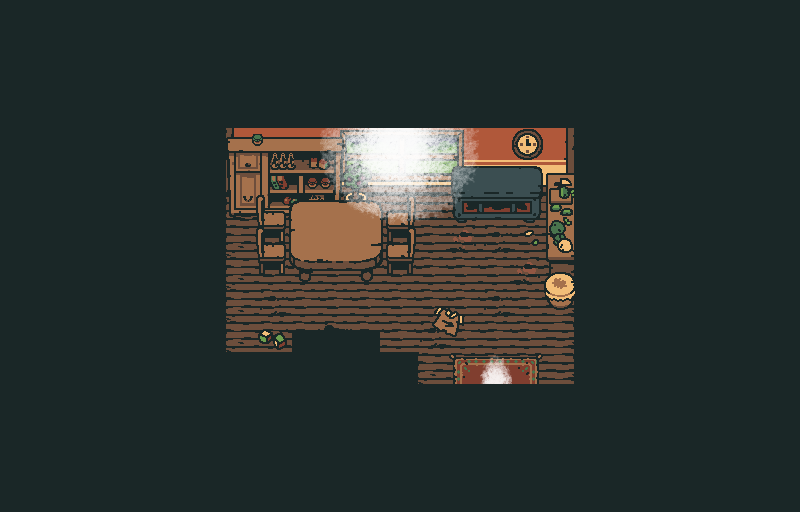

This is a level from a 2D game, rendered from its Tiled map with the project's own tilesets. A one-line summary and the map file follow, with tile-layer data summarised:
An orthogonal 25x16 tile map with 32x32 px tiles, 5 tile layers (FLOOR, MIDDLE, ABOVE, LIGHT, ...), 6 tilesets and 45 objects (7x wood, 5x text, 2x bowl, 2x smoke, portal, ...).

<map version="1.2" tiledversion="1.2.3" orientation="orthogonal" renderorder="right-down" width="25" height="16" tilewidth="32" tileheight="32" infinite="0" nextlayerid="10" nextobjectid="278">
 <tileset firstgid="1" source="tilesets/objects.tsx" />
 <tileset firstgid="9" source="tilesets/shop.tsx" />
 <tileset firstgid="265" source="tilesets/cafe.tsx" />
 <tileset firstgid="393" source="tilesets/light.tsx" />
 <tileset firstgid="465" source="tilesets/home.tsx" />
 <tileset firstgid="529" source="tilesets/bookstore.tsx" />
 <layer id="1" name="FLOOR" width="25" height="16">
  <data>[400 cells, 379 non-empty, 20 distinct tile ids]</data>
 </layer>
 <layer id="2" name="MIDDLE" width="25" height="16">
  <data>[400 cells, 41 non-empty, 39 distinct tile ids]</data>
 </layer>
 <layer id="3" name="ABOVE" width="25" height="16">
  <data>[400 cells, 19 non-empty, 17 distinct tile ids]</data>
 </layer>
 <layer id="9" name="LIGHT" width="25" height="16">
  <data>[400 cells, 16 non-empty, 16 distinct tile ids]</data>
 </layer>
 <layer id="4" name="OVERHEAD" width="25" height="16">
  <data>[400 cells, 321 non-empty, 4 distinct tile ids]</data>
 </layer>
 <objectgroup id="5" name="SLOPES" />
 <objectgroup color="#32e3c6" id="6" name="TERRAIN" visible="0">
  <object id="224" name="wood" x="216" y="120" width="368" height="184" />
  <object id="258" name="wood" x="544" y="352" width="40" height="72" />
  <object id="259" name="wood" x="416" y="352" width="32" height="72" />
  <object id="261" name="wood" x="216" y="352" width="200" height="8" />
  <object id="262" name="wood" x="472" y="304" width="112" height="48" />
  <object id="263" name="wood" x="424" y="344" width="48" height="8" />
  <object id="264" name="wood" x="216" y="304" width="208" height="48" />
 </objectgroup>
 <objectgroup color="#50734a" id="7" name="COLLISION" opacity="0.5">
  <object id="166" x="0" y="0" width="224" height="512" />
  <object id="167" x="224" y="0" width="352" height="192" />
  <object id="168" x="576" y="0" width="224" height="512" />
  <object id="169" x="224" y="360" width="192" height="152" />
  <object id="228" x="416" y="392" width="64" height="120" />
  <object id="232" x="512" y="392" width="64" height="120" />
  <object id="248" x="224" y="192" width="144" height="24" />
  <object id="249" x="256" y="216" width="160" height="64" />
  <object id="251" x="256" y="328" width="32" height="32" />
  <object id="252" x="448" y="192" width="96" height="32" />
  <object id="255" x="288" y="352" width="96" height="8" />
  <object id="257" x="544" y="192" width="32" height="120" />
 </objectgroup>
 <objectgroup id="8" name="ENTITIES" opacity="0.64">
  <object id="233" name="portal" gid="6" x="480" y="424" width="32" height="32">
   <properties>
    <property name="DEST" value="ORCHARD,29,48" />
    <property name="DOOR" value="" />
    <property name="TYPE" value="PORTAL" />
   </properties>
  </object>
  <object id="234" name="kid2" gid="1" x="261" y="272" width="24" height="24">
   <properties>
    <property name="APPEAR" value="ENTERED_SHRINE" />
    <property name="DIALOGUE" value="kid2" />
    <property name="ID" value="KID2" />
    <property name="IMAGE" value="kid2" />
    <property name="LAYER" value="FRONT" />
    <property name="TYPE" value="NPC" />
   </properties>
  </object>
  <object id="235" name="kid1" gid="1" x="375" y="272" width="24" height="24">
   <properties>
    <property name="APPEAR" value="ENTERED_SHRINE,!FOUND_FLAME" />
    <property name="DIALOGUE" value="kid1" />
    <property name="ID" value="KID1" />
    <property name="IMAGE" value="kid1_sit" />
    <property name="INTERACTXDISP" value="16" />
    <property name="LAYER" value="FRONT" />
    <property name="TYPE" value="NPC" />
   </properties>
  </object>
  <object id="236" name="chef" gid="1" x="488" y="240" width="32" height="24">
   <properties>
    <property name="APPEAR" value="ENTERED_SHRINE,!FOUND_GOAL" />
    <property name="DIALOGUE" value="chef" />
    <property name="ID" value="CHEF" />
    <property name="IMAGE" value="chef_cook" />
    <property name="TYPE" value="NPC" />
   </properties>
  </object>
  <object id="237" name="western" gid="1" x="383" y="224" width="24" height="9">
   <properties>
    <property name="APPEAR" value="ENTERED_SHRINE,!FOUND_GOAL" />
    <property name="DIALOGUE" value="western" />
    <property name="ID" value="WESTERN" />
    <property name="IMAGE" value="western_sit" />
    <property name="LAYER" value="FRONT" />
    <property name="TYPE" value="NPC" />
   </properties>
  </object>
  <object id="238" name="entered trigger" gid="1" x="464" y="392" width="64" height="32">
   <properties>
    <property name="DIALOGUE" value="entered_home" />
    <property name="TYPE" value="DIALOGUE_TRIGGER" />
   </properties>
  </object>
  <object id="239" name="kid1 pre shrine" gid="1" x="448" y="296" width="24" height="24">
   <properties>
    <property name="APPEAR" value="!ENTERED_SHRINE" />
    <property name="DIALOGUE" value="kid1" />
    <property name="ID" value="KID1" />
    <property name="IMAGE" value="kid1" />
    <property name="TYPE" value="NPC" />
   </properties>
  </object>
  <object id="240" name="chef found goal" gid="1" x="304" y="304" width="24" height="24">
   <properties>
    <property name="APPEAR" value="FOUND_GOAL" />
    <property name="DIALOGUE" value="chef" />
    <property name="ID" value="CHEF" />
    <property name="IMAGE" value="chef" />
    <property name="TYPE" value="NPC" />
   </properties>
  </object>
  <object id="241" name="stew" gid="1" x="480" y="192" width="48" height="48">
   <properties>
    <property name="FLAG" value="ENTERED_SHRINE,!FOUND_GOAL" />
    <property name="IMAGE" value="stew" />
    <property name="TYPE" value="SUMMONOBJECT" />
   </properties>
  </object>
  <object id="243" name="stew done" gid="1" x="312" y="248" width="48" height="48">
   <properties>
    <property name="FLAG" value="FOUND_GOAL" />
    <property name="IMAGE" value="stew" />
    <property name="TYPE" value="SUMMONOBJECT" />
   </properties>
  </object>
  <object id="245" name="bowl" gid="1" x="292" y="256" width="24" height="24">
   <properties>
    <property name="FLAG" value="FOUND_GOAL" />
    <property name="IMAGE" value="bowl" />
    <property name="TYPE" value="SUMMONOBJECT" />
   </properties>
  </object>
  <object id="246" name="bowl" gid="1" x="356" y="256" width="24" height="24">
   <properties>
    <property name="FLAG" value="FOUND_GOAL" />
    <property name="IMAGE" value="bowl1" />
    <property name="TYPE" value="SUMMONOBJECT" />
   </properties>
  </object>
  <object id="253" name="smoke" gid="3" x="488" y="168" width="32" height="32">
   <properties>
    <property name="APPEAR" value="ENTERED_SHRINE,!FOUND_GOAL" />
    <property name="DURATION" value="60" />
    <property name="GRAPHIC" value="smoke" />
    <property name="INTERVAL" value="66" />
    <property name="TYPE" value="emitter" />
   </properties>
  </object>
  <object id="254" name="smoke" gid="3" x="320" y="224" width="32" height="32">
   <properties>
    <property name="APPEAR" value="FOUND_GOAL" />
    <property name="DURATION" value="60" />
    <property name="GRAPHIC" value="smoke" />
    <property name="INTERVAL" value="66" />
    <property name="TYPE" value="emitter" />
   </properties>
  </object>
  <object id="265" name="instrument" gid="5" x="544" y="304" width="32" height="32">
   <properties>
    <property name="SFX" value="drum" />
    <property name="TYPE" value="INSTRUMENT" />
   </properties>
  </object>
  </objectgroup>
</map>
<!-- 11 of 45 objects omitted -->
